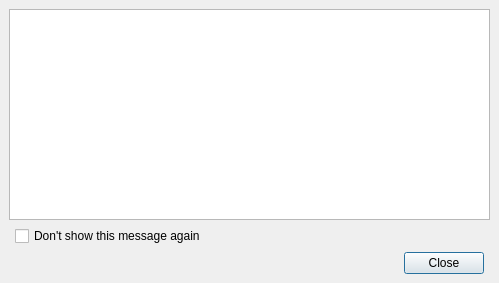
<?xml version="1.0" encoding="UTF-8"?>
<ui version="4.0">
 <class>QgsMessageViewer</class>
 <widget class="QDialog" name="QgsMessageViewer">
  <property name="geometry">
   <rect>
    <x>0</x>
    <y>0</y>
    <width>499</width>
    <height>283</height>
   </rect>
  </property>
  <property name="windowTitle">
   <string>QUICKGIS Message</string>
  </property>
  <property name="modal">
   <bool>true</bool>
  </property>
  <layout class="QGridLayout">
   <property name="margin">
    <number>9</number>
   </property>
   <property name="spacing">
    <number>6</number>
   </property>
   <item row="2" column="1">
    <widget class="QDialogButtonBox" name="buttonBox">
     <property name="standardButtons">
      <set>QDialogButtonBox::Close</set>
     </property>
    </widget>
   </item>
   <item row="1" column="1">
    <widget class="QCheckBox" name="checkBox">
     <property name="text">
      <string>Don't show this message again</string>
     </property>
    </widget>
   </item>
   <item row="0" column="0" colspan="3">
    <widget class="QTextBrowser" name="txtMessage">
     <property name="lineWidth">
      <number>2</number>
     </property>
     <property name="autoFormatting">
      <set>QTextEdit::AutoNone</set>
     </property>
     <property name="readOnly">
      <bool>true</bool>
     </property>
    </widget>
   </item>
  </layout>
 </widget>
 <layoutdefault spacing="6" margin="11"/>
 <tabstops>
  <tabstop>txtMessage</tabstop>
  <tabstop>checkBox</tabstop>
  <tabstop>buttonBox</tabstop>
 </tabstops>
 <resources/>
 <connections>
  <connection>
   <sender>buttonBox</sender>
   <signal>rejected()</signal>
   <receiver>QgsMessageViewer</receiver>
   <slot>reject()</slot>
   <hints>
    <hint type="sourcelabel">
     <x>450</x>
     <y>257</y>
    </hint>
    <hint type="destinationlabel">
     <x>495</x>
     <y>188</y>
    </hint>
   </hints>
  </connection>
 </connections>
</ui>
